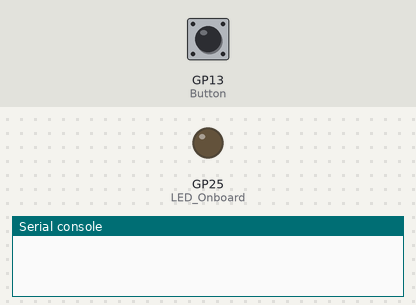
This program was run on a simulated Raspberry Pi Pico running MicroPython. On the bench: output pins drawn as LEDs (lit = HIGH), the last lines printed to the serial console. The test bench sets the inputs (shaded band); at power-on: GP13 (Button) LOW.

Above: at 1.2 s.
1.3 s: GP13 (Button) pulled HIGH for 1 s
At 1.45 s:
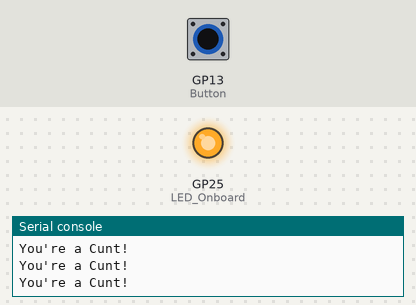
3.8 s: GP13 (Button) pulled HIGH for 3.2 s
At 7.9 s:
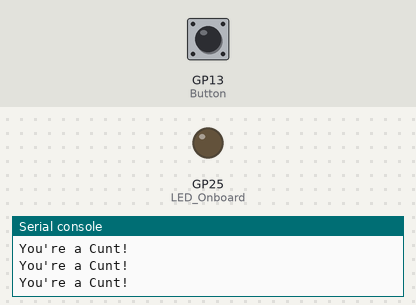
Timing chart, 0 to 9.4 s (numbered marks = the images above; inputs shaded):
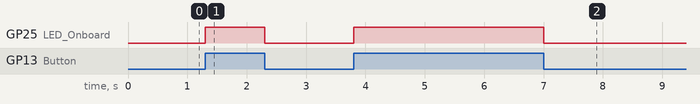

The program:

Button.py
```python
#gp13

import machine
import utime
Button = machine.Pin(13, machine.Pin.IN)
LED_Onboard = machine.Pin(25, machine.Pin.OUT)
LED_Onboard.value(0)

while True:
    if Button.value() == 1:
        print("You're a Cunt!")
        LED_Onboard.value(1)
        utime.sleep(0.01)
        LED_Onboard.value(0)
```

Measured:
- after the input at 1.3 s, GP25 (LED_Onboard): LOW → HIGH at once, → LOW 1.0 s later
- after the input at 3.8 s, GP25 (LED_Onboard): LOW → HIGH at once, → LOW 3.2 s later
